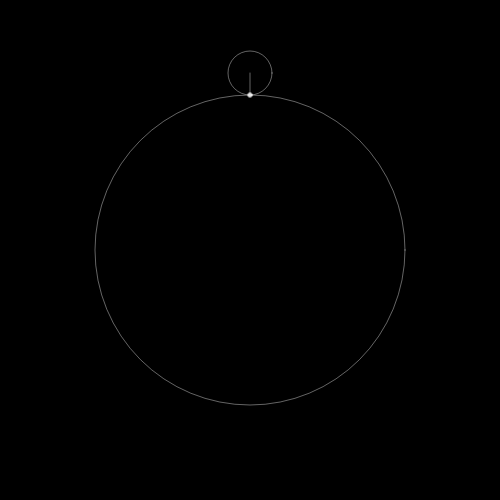
Frame 1 (no input)
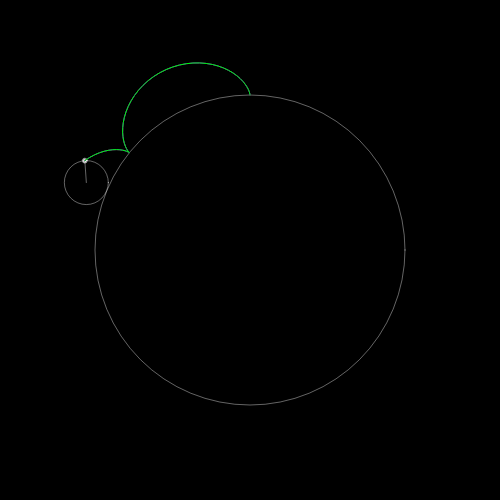
Frame 60 (no input)
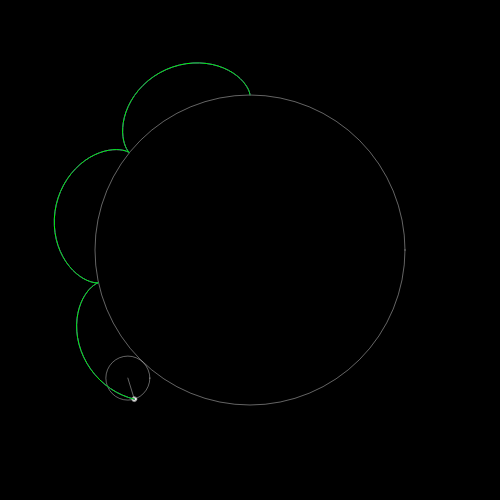
Frame 120 (the mouse pressed at the canvas centre since frame 60)

The p5.js sketch that drew these frames (run headless with seeded random() and noise() and a simulated clock; from frame 60 on, the mouse is pressed at the canvas centre):

// p5.js sketch
// ── sketch.js
let R = 155;
let r = 22;
let alfa = 0;
let apath = [];
let bpath = [];
let cpath = [];

let slider;

function setup() {
  createCanvas(500, 500);
  slider = createSlider(0, 20, 0);
}

function draw() {
  background(0);

  let offset = slider.value();

  translate(width / 2, height / 2);

  noFill();
  stroke(255, 100);
  ellipse(0, 0, R * 2);

  // Center
  let centerx = (R + r) * sin(alfa + PI);
  let centery = (R + r) * cos(alfa + PI);
  noFill();
  ellipse(centerx, centery, r * 2);

  let beta = alfa * R / r;
  let delta = alfa + beta;

  let apointx = centerx - cos(delta + HALF_PI) * (r - offset);
  let apointy = centery + sin(delta + HALF_PI) * (r - offset);

  let bpointx = centerx - cos(delta + HALF_PI) * r;
  let bpointy = centery + sin(delta + HALF_PI) * r;

  let cpointx = centerx - cos(delta + HALF_PI) * (r + offset);
  let cpointy = centery + sin(delta + HALF_PI) * (r + offset);

  line(centerx, centery, cpointx, cpointy);

  fill(255, 100);
  ellipse(apointx, apointy, 3);
  ellipse(bpointx, bpointy, 5);
  ellipse(cpointx, cpointy, 3);

  apath.push(createVector(apointx, apointy));
  bpath.push(createVector(bpointx, bpointy));
  cpath.push(createVector(cpointx, cpointy));

  noFill();

  stroke(255, 0, 0);
  beginShape();
  for (let v of apath) {
    vertex(v.x, v.y);
  }
  endShape();

  stroke(0, 0, 255);
  beginShape();
  for (let v of bpath) {
    vertex(v.x, v.y);
  }
  endShape();

  stroke(0, 255, 0);
  beginShape();
  for (let v of cpath) {
    vertex(v.x, v.y);
  }
  endShape();

  alfa += 0.02;

  // if (alfa / HALF_PI >= lcm(R, r) / R) {
  //   alfa = 0;
  //   path = [];
  // }
}

function gcd(a, b) {
  return !b ? a : gcd(b, a % b);
}

function lcm(a, b) {
  return (a * b) / gcd(a, b);
}
